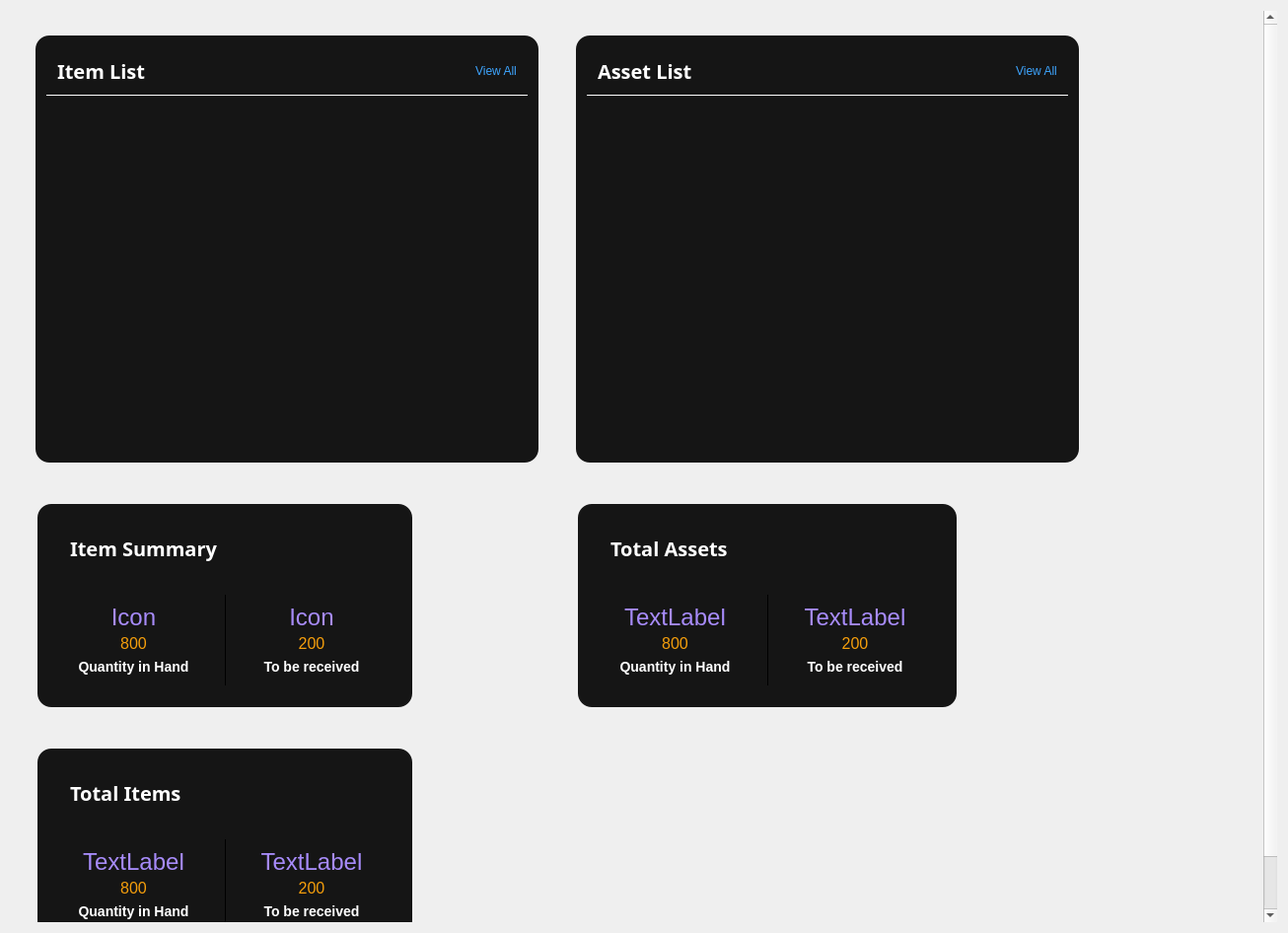
<?xml version="1.0" encoding="UTF-8"?>
<ui version="4.0">
 <class>DashboardPageClass</class>
 <widget class="QWidget" name="DashboardPageClass">
  <property name="geometry">
   <rect>
    <x>0</x>
    <y>0</y>
    <width>1306</width>
    <height>946</height>
   </rect>
  </property>
  <property name="font">
   <font>
    <pointsize>14</pointsize>
   </font>
  </property>
  <property name="windowTitle">
   <string>DashboardPage</string>
  </property>
  <layout class="QVBoxLayout" name="verticalLayout_10">
   <item>
    <widget class="QScrollArea" name="scrollArea">
     <property name="frameShape">
      <enum>QFrame::Shape::NoFrame</enum>
     </property>
     <property name="horizontalScrollBarPolicy">
      <enum>Qt::ScrollBarPolicy::ScrollBarAlwaysOff</enum>
     </property>
     <property name="widgetResizable">
      <bool>true</bool>
     </property>
     <property name="alignment">
      <set>Qt::AlignmentFlag::AlignCenter</set>
     </property>
     <widget class="QWidget" name="scrollAreaWidgetContents_2">
      <property name="geometry">
       <rect>
        <x>0</x>
        <y>0</y>
        <width>1274</width>
        <height>959</height>
       </rect>
      </property>
      <property name="sizePolicy">
       <sizepolicy hsizetype="Expanding" vsizetype="MinimumExpanding">
        <horstretch>0</horstretch>
        <verstretch>0</verstretch>
       </sizepolicy>
      </property>
      <layout class="QFormLayout" name="formLayout">
       <property name="labelAlignment">
        <set>Qt::AlignmentFlag::AlignLeading|Qt::AlignmentFlag::AlignLeft|Qt::AlignmentFlag::AlignVCenter</set>
       </property>
       <property name="formAlignment">
        <set>Qt::AlignmentFlag::AlignLeading|Qt::AlignmentFlag::AlignLeft|Qt::AlignmentFlag::AlignTop</set>
       </property>
       <property name="horizontalSpacing">
        <number>20</number>
       </property>
       <property name="verticalSpacing">
        <number>20</number>
       </property>
       <property name="leftMargin">
        <number>16</number>
       </property>
       <property name="topMargin">
        <number>16</number>
       </property>
       <property name="rightMargin">
        <number>16</number>
       </property>
       <property name="bottomMargin">
        <number>16</number>
       </property>
       <item row="0" column="0">
        <widget class="QWidget" name="leftDashboardContainer" native="true">
         <property name="sizePolicy">
          <sizepolicy hsizetype="Preferred" vsizetype="Fixed">
           <horstretch>0</horstretch>
           <verstretch>0</verstretch>
          </sizepolicy>
         </property>
         <property name="minimumSize">
          <size>
           <width>0</width>
           <height>0</height>
          </size>
         </property>
         <property name="maximumSize">
          <size>
           <width>16777215</width>
           <height>16777215</height>
          </size>
         </property>
         <layout class="QVBoxLayout" name="verticalLayout">
          <property name="spacing">
           <number>6</number>
          </property>
          <property name="leftMargin">
           <number>9</number>
          </property>
          <property name="topMargin">
           <number>9</number>
          </property>
          <property name="rightMargin">
           <number>9</number>
          </property>
          <property name="bottomMargin">
           <number>9</number>
          </property>
          <item>
           <widget class="QWidget" name="itemListCard" native="true">
            <property name="sizePolicy">
             <sizepolicy hsizetype="Fixed" vsizetype="Fixed">
              <horstretch>0</horstretch>
              <verstretch>0</verstretch>
             </sizepolicy>
            </property>
            <property name="minimumSize">
             <size>
              <width>510</width>
              <height>433</height>
             </size>
            </property>
            <property name="maximumSize">
             <size>
              <width>510</width>
              <height>433</height>
             </size>
            </property>
            <property name="styleSheet">
             <string notr="true">QWidget#itemListCard {
    background-color: #151515;
    border-radius: 14px;
}

QLabel#itemListTitleLabel {
    color: white;
    font-size: 20px;
    font-weight: 700;
}

QPushButton#viewAllItemsButton {
    color: #3da5ff;
    background: transparent;
    border: none;
}</string>
            </property>
            <layout class="QVBoxLayout" name="verticalLayout_2">
             <item>
              <widget class="QWidget" name="itemListHeader" native="true">
               <property name="styleSheet">
                <string notr="true">QWidget#itemListHeader 
{
		border-bottom: 1px solid #ffffff;
}</string>
               </property>
               <layout class="QHBoxLayout" name="horizontalLayout_4">
                <item>
                 <widget class="QLabel" name="itemListTitleLabel">
                  <property name="font">
                   <font>
                    <family>GungsuhChe</family>
                    <pointsize>-1</pointsize>
                    <bold>true</bold>
                   </font>
                  </property>
                  <property name="text">
                   <string>Item List</string>
                  </property>
                 </widget>
                </item>
                <item>
                 <spacer name="horizontalSpacer">
                  <property name="orientation">
                   <enum>Qt::Orientation::Horizontal</enum>
                  </property>
                  <property name="sizeHint" stdset="0">
                   <size>
                    <width>343</width>
                    <height>20</height>
                   </size>
                  </property>
                 </spacer>
                </item>
                <item>
                 <widget class="QPushButton" name="viewAllItemsButton">
                  <property name="text">
                   <string>View All</string>
                  </property>
                 </widget>
                </item>
               </layout>
              </widget>
             </item>
             <item>
              <widget class="QTableWidget" name="itemListTable">
               <property name="styleSheet">
                <string notr="true">QTableWidget {
    background-color: #151515;
    color: #f5f5f5;
    border: none;
    gridline-color: transparent;
    outline: none;
    font-size: 12px;
	margin-top: 8px;
}

QHeaderView {
    background-color: #202020;
    border: none;
}

QHeaderView::section {
    background-color: #202020;
    color: #a0aec0;
    border: none;
    padding-left: 12px;
    padding-right: 8px;
    font-size: 12px;
    font-weight: 600;
}

QTableWidget::item {
    border: none;
    padding-left: 12px;
    color: #ffffff;
}

QTableWidget::item:selected {
    background-color: transparent;
    color: #ffffff;
}</string>
               </property>
              </widget>
             </item>
            </layout>
           </widget>
          </item>
         </layout>
        </widget>
       </item>
       <item row="0" column="1">
        <widget class="QWidget" name="rightDashBoardContainer" native="true">
         <property name="sizePolicy">
          <sizepolicy hsizetype="Preferred" vsizetype="Fixed">
           <horstretch>0</horstretch>
           <verstretch>0</verstretch>
          </sizepolicy>
         </property>
         <layout class="QVBoxLayout" name="verticalLayout_6">
          <property name="leftMargin">
           <number>9</number>
          </property>
          <property name="topMargin">
           <number>9</number>
          </property>
          <item>
           <widget class="QWidget" name="assetListCard_3" native="true">
            <property name="sizePolicy">
             <sizepolicy hsizetype="Fixed" vsizetype="Fixed">
              <horstretch>0</horstretch>
              <verstretch>0</verstretch>
             </sizepolicy>
            </property>
            <property name="minimumSize">
             <size>
              <width>510</width>
              <height>433</height>
             </size>
            </property>
            <property name="maximumSize">
             <size>
              <width>510</width>
              <height>433</height>
             </size>
            </property>
            <property name="styleSheet">
             <string notr="true">QWidget#assetListCard_3 {
    background-color: #151515;
    border-radius: 14px;
}

QLabel#assetListTitleLabel {
    color: white;
    font-size: 20px;
    font-weight: 700;
}

QPushButton#viewAllIAssetButton {
    color: #3da5ff;
    background: transparent;
    border: none;
}</string>
            </property>
            <layout class="QVBoxLayout" name="verticalLayout_5">
             <item>
              <widget class="QWidget" name="assetListHeader" native="true">
               <property name="styleSheet">
                <string notr="true">QWidget#assetListHeader
{
		border-bottom: 1px solid #ffffff;
}</string>
               </property>
               <layout class="QHBoxLayout" name="horizontalLayout_6">
                <item>
                 <widget class="QLabel" name="assetListTitleLabel">
                  <property name="font">
                   <font>
                    <family>GungsuhChe</family>
                    <pointsize>-1</pointsize>
                    <bold>true</bold>
                   </font>
                  </property>
                  <property name="text">
                   <string>Asset List</string>
                  </property>
                 </widget>
                </item>
                <item>
                 <spacer name="horizontalSpacer_2">
                  <property name="orientation">
                   <enum>Qt::Orientation::Horizontal</enum>
                  </property>
                  <property name="sizeHint" stdset="0">
                   <size>
                    <width>343</width>
                    <height>20</height>
                   </size>
                  </property>
                 </spacer>
                </item>
                <item>
                 <widget class="QPushButton" name="viewAllIAssetButton">
                  <property name="text">
                   <string>View All</string>
                  </property>
                 </widget>
                </item>
               </layout>
              </widget>
             </item>
             <item>
              <widget class="QTableWidget" name="assetListTable_3">
               <property name="styleSheet">
                <string notr="true">QTableWidget {
    background-color: #151515;
    color: #f5f5f5;
    border: none;
    gridline-color: transparent;
    outline: none;
    font-size: 12px;
	margin-top: 8px;
}

QHeaderView {
    background-color: #202020;
    border: none;
}

QHeaderView::section {
    background-color: #202020;
    color: #a0aec0;
    border: none;
    padding-left: 12px;
    padding-right: 8px;
    font-size: 12px;
    font-weight: 600;
}

QTableWidget::item {
    border: none;
    padding-left: 12px;
    color: #ffffff;
}

QTableWidget::item:selected {
    background-color: transparent;
    color: #ffffff;
}</string>
               </property>
              </widget>
             </item>
            </layout>
           </widget>
          </item>
         </layout>
        </widget>
       </item>
       <item row="1" column="0">
        <widget class="QWidget" name="itemSummaryContainer" native="true">
         <property name="sizePolicy">
          <sizepolicy hsizetype="Preferred" vsizetype="Fixed">
           <horstretch>0</horstretch>
           <verstretch>0</verstretch>
          </sizepolicy>
         </property>
         <property name="maximumSize">
          <size>
           <width>16777215</width>
           <height>16777215</height>
          </size>
         </property>
         <layout class="QVBoxLayout" name="verticalLayout_7">
          <item>
           <widget class="QWidget" name="itemSummaryCard" native="true">
            <property name="sizePolicy">
             <sizepolicy hsizetype="Fixed" vsizetype="Fixed">
              <horstretch>0</horstretch>
              <verstretch>0</verstretch>
             </sizepolicy>
            </property>
            <property name="minimumSize">
             <size>
              <width>380</width>
              <height>160</height>
             </size>
            </property>
            <property name="maximumSize">
             <size>
              <width>384</width>
              <height>206</height>
             </size>
            </property>
            <property name="font">
             <font>
              <bold>false</bold>
             </font>
            </property>
            <property name="styleSheet">
             <string notr="true">QWidget#itemSummaryCard {
    background-color: #151515;
    border-radius: 14px;
}

QLabel#itemSummaryTitle {
    color: #ffffff;
    font-size: 20px;
    font-weight: 700;
	margin-top: 20px;
	margin-bottom: 16px;
	margin-left: 16px;
}

QLabel#leftTotalItem,
QLabel#rightTotalItem
 {
    color: #f59e0b;
    font-size: 16px;
}

QLabel#leftIconItem,
QLabel#rightIconItem
 {
    color: #a78bfa;
    font-size: 24px;
}

QLabel#leftDescriptionItem,
QLabel#rightDescriptionItem {
    color: #ffffff;
    font-size: 14px;
    font-weight: 700;
}


QFrame#verticalLine {
    background-color: #2a2a2a;
}</string>
            </property>
            <layout class="QVBoxLayout" name="verticalLayout_8">
             <item>
              <widget class="QLabel" name="itemSummaryTitle">
               <property name="font">
                <font>
                 <family>GungsuhChe</family>
                 <pointsize>-1</pointsize>
                 <bold>true</bold>
                </font>
               </property>
               <property name="text">
                <string>Item Summary</string>
               </property>
              </widget>
             </item>
             <item>
              <widget class="QWidget" name="horizontalWidget" native="true">
               <layout class="QHBoxLayout" name="horizontalLayout">
                <item>
                 <widget class="QWidget" name="verticalWidget" native="true">
                  <property name="sizePolicy">
                   <sizepolicy hsizetype="Expanding" vsizetype="Expanding">
                    <horstretch>0</horstretch>
                    <verstretch>0</verstretch>
                   </sizepolicy>
                  </property>
                  <layout class="QVBoxLayout" name="leftItemSummary">
                   <property name="spacing">
                    <number>6</number>
                   </property>
                   <property name="leftMargin">
                    <number>1</number>
                   </property>
                   <item>
                    <widget class="QLabel" name="leftIconItem">
                     <property name="minimumSize">
                      <size>
                       <width>0</width>
                       <height>0</height>
                      </size>
                     </property>
                     <property name="maximumSize">
                      <size>
                       <width>16777215</width>
                       <height>16777215</height>
                      </size>
                     </property>
                     <property name="font">
                      <font>
                       <pointsize>-1</pointsize>
                      </font>
                     </property>
                     <property name="text">
                      <string>Icon</string>
                     </property>
                     <property name="alignment">
                      <set>Qt::AlignmentFlag::AlignCenter</set>
                     </property>
                    </widget>
                   </item>
                   <item>
                    <widget class="QLabel" name="leftTotalItem">
                     <property name="font">
                      <font>
                       <pointsize>-1</pointsize>
                      </font>
                     </property>
                     <property name="text">
                      <string>800</string>
                     </property>
                     <property name="alignment">
                      <set>Qt::AlignmentFlag::AlignCenter</set>
                     </property>
                    </widget>
                   </item>
                   <item>
                    <widget class="QLabel" name="leftDescriptionItem">
                     <property name="font">
                      <font>
                       <pointsize>-1</pointsize>
                       <bold>true</bold>
                      </font>
                     </property>
                     <property name="text">
                      <string>Quantity in Hand</string>
                     </property>
                     <property name="alignment">
                      <set>Qt::AlignmentFlag::AlignCenter</set>
                     </property>
                    </widget>
                   </item>
                  </layout>
                 </widget>
                </item>
                <item>
                 <widget class="QFrame" name="frame">
                  <property name="frameShape">
                   <enum>QFrame::Shape::VLine</enum>
                  </property>
                  <property name="frameShadow">
                   <enum>QFrame::Shadow::Plain</enum>
                  </property>
                  <property name="midLineWidth">
                   <number>1</number>
                  </property>
                 </widget>
                </item>
                <item>
                 <widget class="QWidget" name="verticalWidget_2" native="true">
                  <property name="sizePolicy">
                   <sizepolicy hsizetype="Expanding" vsizetype="Expanding">
                    <horstretch>0</horstretch>
                    <verstretch>0</verstretch>
                   </sizepolicy>
                  </property>
                  <layout class="QVBoxLayout" name="rightItemSummary">
                   <item>
                    <widget class="QLabel" name="rightIconItem">
                     <property name="text">
                      <string>Icon</string>
                     </property>
                     <property name="alignment">
                      <set>Qt::AlignmentFlag::AlignCenter</set>
                     </property>
                    </widget>
                   </item>
                   <item>
                    <widget class="QLabel" name="rightTotalItem">
                     <property name="font">
                      <font>
                       <pointsize>-1</pointsize>
                      </font>
                     </property>
                     <property name="text">
                      <string>200</string>
                     </property>
                     <property name="alignment">
                      <set>Qt::AlignmentFlag::AlignCenter</set>
                     </property>
                    </widget>
                   </item>
                   <item>
                    <widget class="QLabel" name="rightDescriptionItem">
                     <property name="font">
                      <font>
                       <pointsize>-1</pointsize>
                       <bold>true</bold>
                      </font>
                     </property>
                     <property name="text">
                      <string>To be received</string>
                     </property>
                     <property name="alignment">
                      <set>Qt::AlignmentFlag::AlignCenter</set>
                     </property>
                    </widget>
                   </item>
                  </layout>
                 </widget>
                </item>
               </layout>
              </widget>
             </item>
            </layout>
           </widget>
          </item>
         </layout>
        </widget>
       </item>
       <item row="1" column="1">
        <widget class="QWidget" name="totalAssetContainer" native="true">
         <property name="sizePolicy">
          <sizepolicy hsizetype="Preferred" vsizetype="Fixed">
           <horstretch>0</horstretch>
           <verstretch>0</verstretch>
          </sizepolicy>
         </property>
         <layout class="QVBoxLayout" name="verticalLayout_3">
          <item>
           <widget class="QWidget" name="assetCard" native="true">
            <property name="sizePolicy">
             <sizepolicy hsizetype="Fixed" vsizetype="Fixed">
              <horstretch>0</horstretch>
              <verstretch>0</verstretch>
             </sizepolicy>
            </property>
            <property name="minimumSize">
             <size>
              <width>380</width>
              <height>160</height>
             </size>
            </property>
            <property name="maximumSize">
             <size>
              <width>384</width>
              <height>206</height>
             </size>
            </property>
            <property name="font">
             <font>
              <bold>false</bold>
             </font>
            </property>
            <property name="styleSheet">
             <string notr="true">QWidget#assetCard{
    background-color: #151515;
    border-radius: 14px;
}

QLabel#assetSummaryTitle {
    color: #ffffff;
    font-size: 20px;
    font-weight: 700;
	margin-top: 20px;
	margin-bottom: 16px;
	margin-left: 16px;
}

QLabel#leftTotalAsset,
QLabel#rightTotalAsset
 {
    color: #f59e0b;
    font-size: 16px;
}

QLabel#leftIconAsset,
QLabel#rightIconAsset
 {
    color: #a78bfa;
    font-size: 24px;
}

QLabel#leftDescriptionAsset,
QLabel#rightDescriptionAsset {
    color: #ffffff;
    font-size: 14px;
    font-weight: 700;
}


QFrame#verticalLine {
    background-color: #2a2a2a;
}</string>
            </property>
            <layout class="QVBoxLayout" name="verticalLayout_9">
             <item>
              <widget class="QLabel" name="assetSummaryTitle">
               <property name="font">
                <font>
                 <family>GungsuhChe</family>
                 <pointsize>-1</pointsize>
                 <bold>true</bold>
                </font>
               </property>
               <property name="text">
                <string>Total Assets</string>
               </property>
              </widget>
             </item>
             <item>
              <widget class="QWidget" name="horizontalWidget_2" native="true">
               <layout class="QHBoxLayout" name="horizontalLayout_2">
                <item>
                 <widget class="QWidget" name="verticalWidget_3" native="true">
                  <property name="sizePolicy">
                   <sizepolicy hsizetype="Expanding" vsizetype="Expanding">
                    <horstretch>0</horstretch>
                    <verstretch>0</verstretch>
                   </sizepolicy>
                  </property>
                  <layout class="QVBoxLayout" name="leftItemSummary_2">
                   <property name="spacing">
                    <number>6</number>
                   </property>
                   <property name="leftMargin">
                    <number>1</number>
                   </property>
                   <item>
                    <widget class="QLabel" name="leftIconAsset">
                     <property name="minimumSize">
                      <size>
                       <width>0</width>
                       <height>0</height>
                      </size>
                     </property>
                     <property name="maximumSize">
                      <size>
                       <width>16777215</width>
                       <height>16777215</height>
                      </size>
                     </property>
                     <property name="font">
                      <font>
                       <pointsize>-1</pointsize>
                      </font>
                     </property>
                     <property name="text">
                      <string>TextLabel</string>
                     </property>
                     <property name="alignment">
                      <set>Qt::AlignmentFlag::AlignCenter</set>
                     </property>
                    </widget>
                   </item>
                   <item>
                    <widget class="QLabel" name="leftTotalAsset">
                     <property name="font">
                      <font>
                       <pointsize>-1</pointsize>
                      </font>
                     </property>
                     <property name="text">
                      <string>800</string>
                     </property>
                     <property name="alignment">
                      <set>Qt::AlignmentFlag::AlignCenter</set>
                     </property>
                    </widget>
                   </item>
                   <item>
                    <widget class="QLabel" name="leftDescriptionAsset">
                     <property name="font">
                      <font>
                       <pointsize>-1</pointsize>
                       <bold>true</bold>
                      </font>
                     </property>
                     <property name="text">
                      <string>Quantity in Hand</string>
                     </property>
                     <property name="alignment">
                      <set>Qt::AlignmentFlag::AlignCenter</set>
                     </property>
                    </widget>
                   </item>
                  </layout>
                 </widget>
                </item>
                <item>
                 <widget class="QFrame" name="frame_2">
                  <property name="frameShape">
                   <enum>QFrame::Shape::VLine</enum>
                  </property>
                  <property name="frameShadow">
                   <enum>QFrame::Shadow::Plain</enum>
                  </property>
                  <property name="midLineWidth">
                   <number>1</number>
                  </property>
                 </widget>
                </item>
                <item>
                 <widget class="QWidget" name="verticalWidget_4" native="true">
                  <property name="sizePolicy">
                   <sizepolicy hsizetype="Expanding" vsizetype="Expanding">
                    <horstretch>0</horstretch>
                    <verstretch>0</verstretch>
                   </sizepolicy>
                  </property>
                  <layout class="QVBoxLayout" name="rightItemSummary_2">
                   <item>
                    <widget class="QLabel" name="rightIconAsset">
                     <property name="text">
                      <string>TextLabel</string>
                     </property>
                     <property name="alignment">
                      <set>Qt::AlignmentFlag::AlignCenter</set>
                     </property>
                    </widget>
                   </item>
                   <item>
                    <widget class="QLabel" name="rightTotalAsset">
                     <property name="font">
                      <font>
                       <pointsize>-1</pointsize>
                      </font>
                     </property>
                     <property name="text">
                      <string>200</string>
                     </property>
                     <property name="alignment">
                      <set>Qt::AlignmentFlag::AlignCenter</set>
                     </property>
                    </widget>
                   </item>
                   <item>
                    <widget class="QLabel" name="rightDescriptionAsset">
                     <property name="font">
                      <font>
                       <pointsize>-1</pointsize>
                       <bold>true</bold>
                      </font>
                     </property>
                     <property name="text">
                      <string>To be received</string>
                     </property>
                     <property name="alignment">
                      <set>Qt::AlignmentFlag::AlignCenter</set>
                     </property>
                    </widget>
                   </item>
                  </layout>
                 </widget>
                </item>
               </layout>
              </widget>
             </item>
            </layout>
           </widget>
          </item>
         </layout>
        </widget>
       </item>
       <item row="2" column="0">
        <widget class="QWidget" name="totalItemContainer" native="true">
         <property name="sizePolicy">
          <sizepolicy hsizetype="Preferred" vsizetype="Fixed">
           <horstretch>0</horstretch>
           <verstretch>0</verstretch>
          </sizepolicy>
         </property>
         <layout class="QVBoxLayout" name="verticalLayout_4">
          <item>
           <widget class="QWidget" name="itemTotalCard" native="true">
            <property name="sizePolicy">
             <sizepolicy hsizetype="Fixed" vsizetype="Fixed">
              <horstretch>0</horstretch>
              <verstretch>0</verstretch>
             </sizepolicy>
            </property>
            <property name="minimumSize">
             <size>
              <width>380</width>
              <height>160</height>
             </size>
            </property>
            <property name="maximumSize">
             <size>
              <width>384</width>
              <height>206</height>
             </size>
            </property>
            <property name="font">
             <font>
              <bold>false</bold>
             </font>
            </property>
            <property name="styleSheet">
             <string notr="true">QWidget#itemTotalCard {
    background-color: #151515;
    border-radius: 14px;
}

QLabel#itemTotalTitle {
    color: #ffffff;
    font-size: 20px;
    font-weight: 700;
	margin-top: 20px;
	margin-bottom: 16px;
	margin-left: 16px;
}

QLabel#leftItemTotal,
QLabel#rightItemTotal
 {
    color: #f59e0b;
    font-size: 16px;
}

QLabel#leftIconTotalItem,
QLabel#rightIconTotalItem
 {
    color: #a78bfa;
    font-size: 24px;
}

QLabel#leftDescriptionTotalItem,
QLabel#rightDescriptionTotalItem {
    color: #ffffff;
    font-size: 14px;
    font-weight: 700;
}


QFrame#verticalLine {
    background-color: #2a2a2a;
}</string>
            </property>
            <layout class="QVBoxLayout" name="verticalLayout_11">
             <item>
              <widget class="QLabel" name="itemTotalTitle">
               <property name="font">
                <font>
                 <family>GungsuhChe</family>
                 <pointsize>-1</pointsize>
                 <bold>true</bold>
                </font>
               </property>
               <property name="text">
                <string>Total Items</string>
               </property>
              </widget>
             </item>
             <item>
              <widget class="QWidget" name="horizontalWidget_4" native="true">
               <layout class="QHBoxLayout" name="horizontalLayout_5">
                <item>
                 <widget class="QWidget" name="verticalWidget_7" native="true">
                  <property name="sizePolicy">
                   <sizepolicy hsizetype="Expanding" vsizetype="Expanding">
                    <horstretch>0</horstretch>
                    <verstretch>0</verstretch>
                   </sizepolicy>
                  </property>
                  <layout class="QVBoxLayout" name="leftItemSummary_4">
                   <property name="spacing">
                    <number>6</number>
                   </property>
                   <property name="leftMargin">
                    <number>1</number>
                   </property>
                   <item>
                    <widget class="QLabel" name="leftIconTotalItem">
                     <property name="minimumSize">
                      <size>
                       <width>0</width>
                       <height>0</height>
                      </size>
                     </property>
                     <property name="maximumSize">
                      <size>
                       <width>16777215</width>
                       <height>16777215</height>
                      </size>
                     </property>
                     <property name="font">
                      <font>
                       <pointsize>-1</pointsize>
                      </font>
                     </property>
                     <property name="text">
                      <string>TextLabel</string>
                     </property>
                     <property name="alignment">
                      <set>Qt::AlignmentFlag::AlignCenter</set>
                     </property>
                    </widget>
                   </item>
                   <item>
                    <widget class="QLabel" name="leftItemTotal">
                     <property name="font">
                      <font>
                       <pointsize>-1</pointsize>
                      </font>
                     </property>
                     <property name="text">
                      <string>800</string>
                     </property>
                     <property name="alignment">
                      <set>Qt::AlignmentFlag::AlignCenter</set>
                     </property>
                    </widget>
                   </item>
                   <item>
                    <widget class="QLabel" name="leftDescriptionTotalItem">
                     <property name="font">
                      <font>
                       <pointsize>-1</pointsize>
                       <bold>true</bold>
                      </font>
                     </property>
                     <property name="text">
                      <string>Quantity in Hand</string>
                     </property>
                     <property name="alignment">
                      <set>Qt::AlignmentFlag::AlignCenter</set>
                     </property>
                    </widget>
                   </item>
                  </layout>
                 </widget>
                </item>
                <item>
                 <widget class="QFrame" name="frame_4">
                  <property name="frameShape">
                   <enum>QFrame::Shape::VLine</enum>
                  </property>
                  <property name="frameShadow">
                   <enum>QFrame::Shadow::Plain</enum>
                  </property>
                  <property name="midLineWidth">
                   <number>1</number>
                  </property>
                 </widget>
                </item>
                <item>
                 <widget class="QWidget" name="verticalWidget_8" native="true">
                  <property name="sizePolicy">
                   <sizepolicy hsizetype="Expanding" vsizetype="Expanding">
                    <horstretch>0</horstretch>
                    <verstretch>0</verstretch>
                   </sizepolicy>
                  </property>
                  <layout class="QVBoxLayout" name="rightItemSummary_4">
                   <item>
                    <widget class="QLabel" name="rightIconTotalItem">
                     <property name="text">
                      <string>TextLabel</string>
                     </property>
                     <property name="alignment">
                      <set>Qt::AlignmentFlag::AlignCenter</set>
                     </property>
                    </widget>
                   </item>
                   <item>
                    <widget class="QLabel" name="rightItemTotal">
                     <property name="font">
                      <font>
                       <pointsize>-1</pointsize>
                      </font>
                     </property>
                     <property name="text">
                      <string>200</string>
                     </property>
                     <property name="alignment">
                      <set>Qt::AlignmentFlag::AlignCenter</set>
                     </property>
                    </widget>
                   </item>
                   <item>
                    <widget class="QLabel" name="rightDescriptionTotalItem">
                     <property name="font">
                      <font>
                       <pointsize>-1</pointsize>
                       <bold>true</bold>
                      </font>
                     </property>
                     <property name="text">
                      <string>To be received</string>
                     </property>
                     <property name="alignment">
                      <set>Qt::AlignmentFlag::AlignCenter</set>
                     </property>
                    </widget>
                   </item>
                  </layout>
                 </widget>
                </item>
               </layout>
              </widget>
             </item>
            </layout>
           </widget>
          </item>
         </layout>
        </widget>
       </item>
      </layout>
     </widget>
    </widget>
   </item>
  </layout>
 </widget>
 <layoutdefault spacing="6" margin="11"/>
 <resources/>
 <connections/>
</ui>
